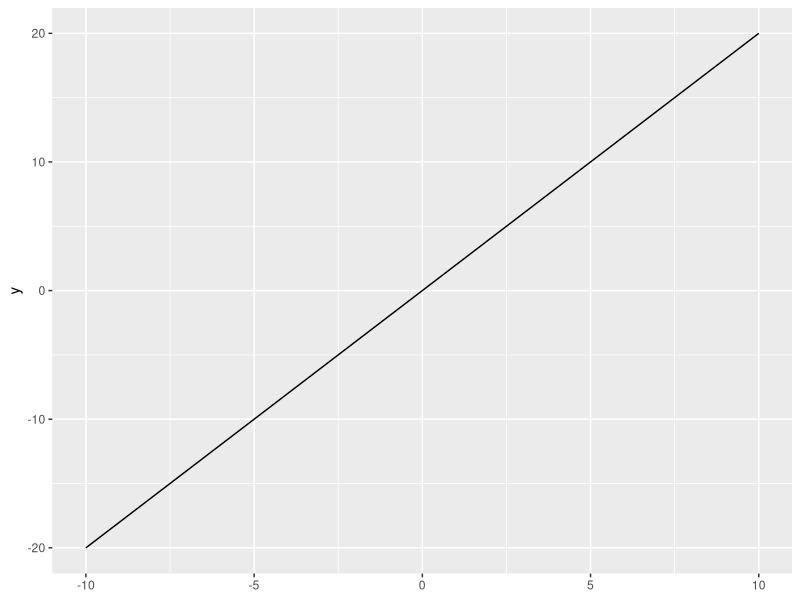
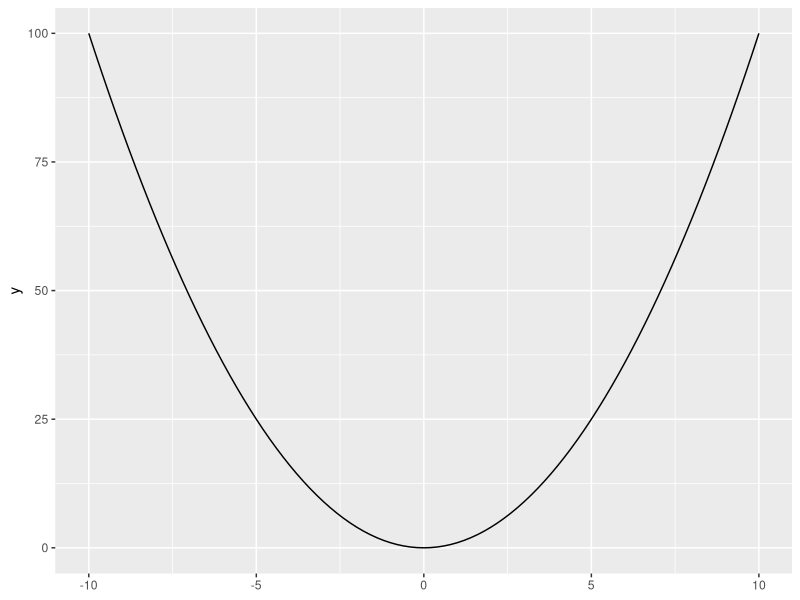
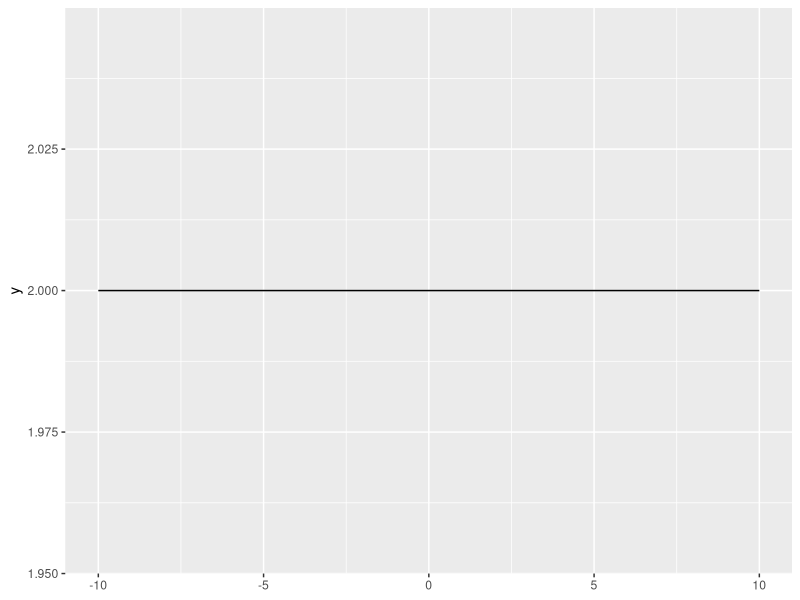
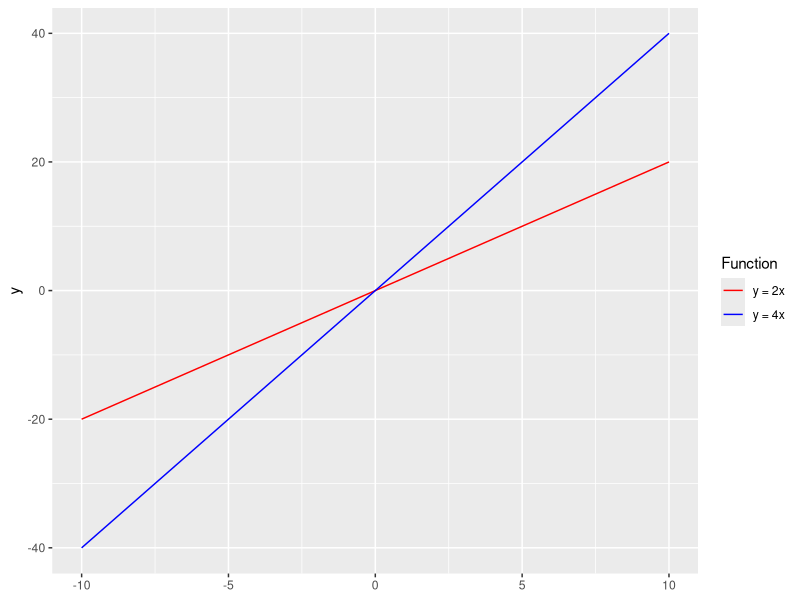
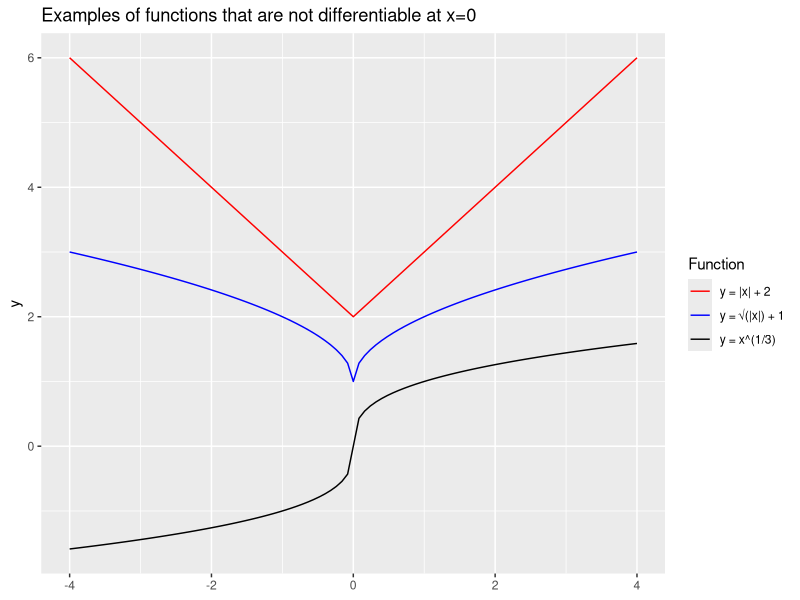
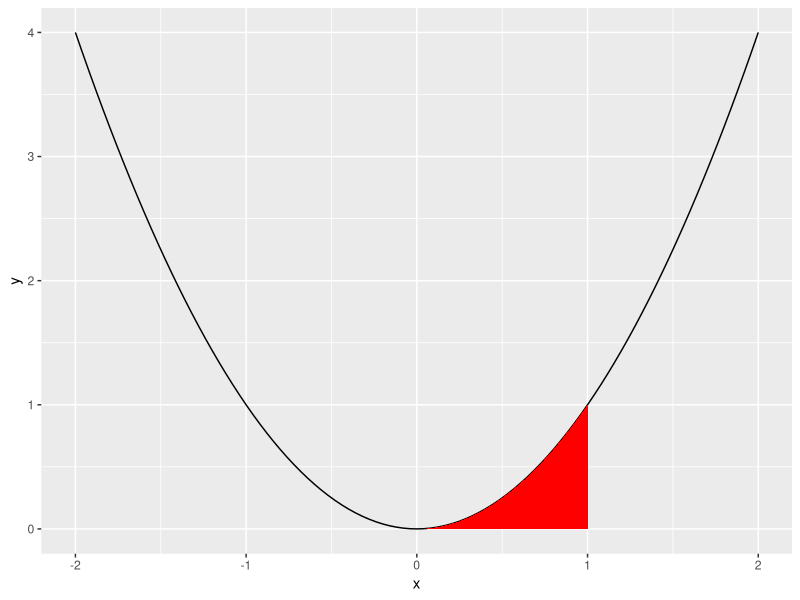

Write the R code that produced these figures, in order.
## ---- chunk 1
#| message: false
library(tidyverse) # could also just do library(ggplot2)
ggplot() +
  stat_function(fun = function(x){2 * x}, 
                xlim = c(-10, 10))
## ---- chunk 2
ggplot() +
  stat_function(fun = function(x){x ^ 2}, 
                xlim = c(-10, 10))
## ---- chunk 3
ggplot() +
  stat_function(fun = function(x){2}, xlim = c(-10, 10))
## ---- chunk 4
ggplot() +
  stat_function(fun = function(x){2 * x}, xlim = c(-10, 10), aes(color = "y = 2x")) +
  stat_function(fun = function(x){4 * x}, xlim = c(-10, 10), aes(color = "y = 4x")) +
  scale_color_manual("Function", values = c("red", "blue"))
## ---- chunk 5
ggplot() +
  stat_function(fun = function(x){abs(x) + 2}, xlim = c(-4, 4), 
                aes(color = "y = |x| + 2")) +
  stat_function(fun = function(x){sqrt(abs(x)) + 1}, xlim = c(-4, 4), 
                aes(color = "y = √(|x|) + 1")) +
  stat_function(fun = function(x){sign(x) * abs(x)^(1 / 3)}, xlim = c(-4, 4), 
                aes(color = "y = x^(1/3)")) +
  scale_colour_manual("Function", values = c("red", "blue", "black")) +
  labs(title = "Examples of functions that are not differentiable at x=0")
## ---- chunk 6
# minimize the x^2 + 5 function:
optim(par = 0, fn = function(x){x ^ 2 + 5}, method = "L-BFGS-B")
## ---- chunk 7
ggplot() +
  # draw main function
  stat_function(fun = function(x){x ^ 2}, xlim = c(-2, 2)) +
  # fill area under the curve between x = 0 and x = 1
  geom_area(mapping = aes(x = 0), stat = "function",
            fun = function(x){x ^ 2}, xlim = c(0, 1), fill = "red")
